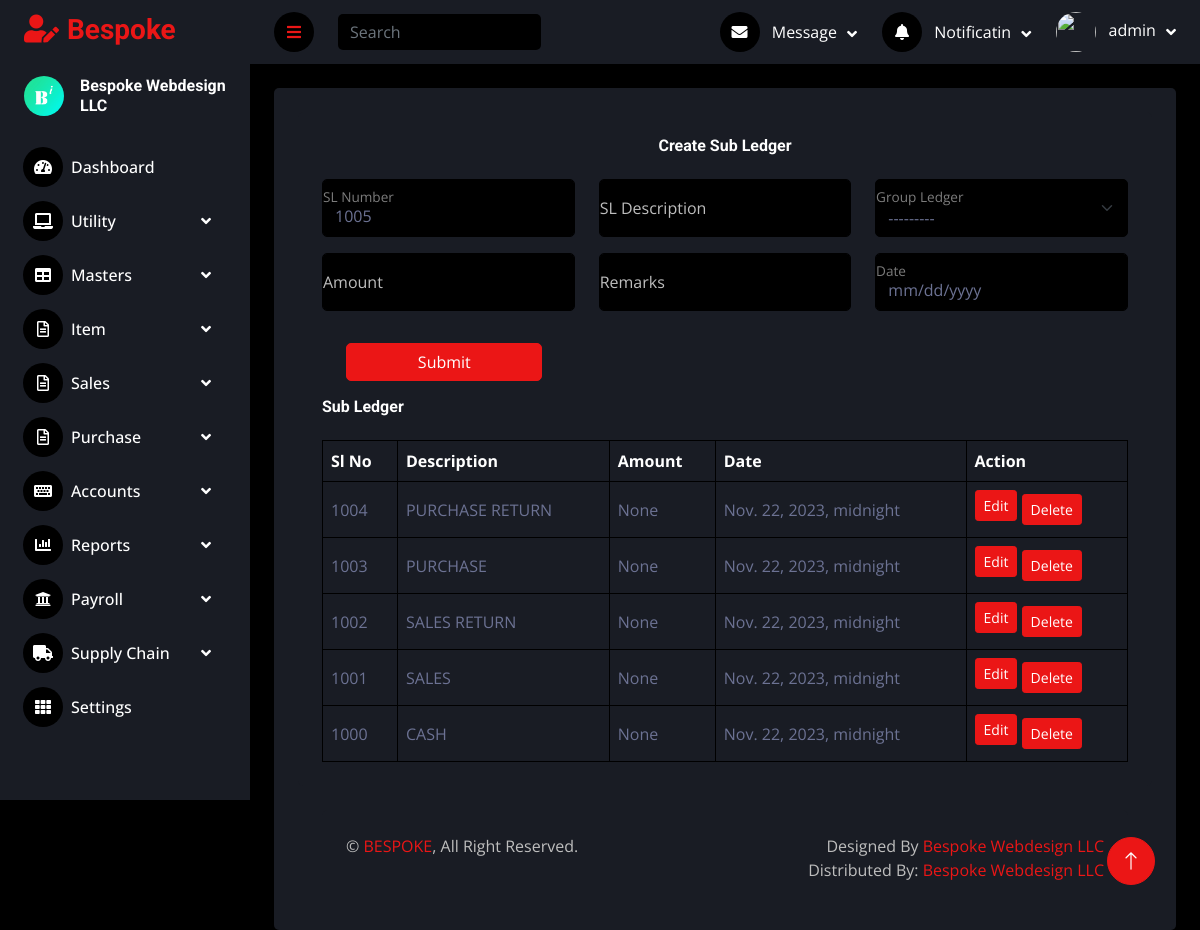
The app's page /accounting/sub_ledger/view_all (signed in) with its own data.
### company/models.py (models this page shows, shortened)
class Company(models.Model):
    name=models.CharField(max_length=70, null=False, blank=False)
    address=models.CharField(max_length=70, null=False, blank=False)
    phone=models.CharField(max_length=70, null=False, blank=False)
    trn_number=models.CharField(max_length=70, null=False, blank=False)
    letter_header = models.ImageField(null=True,blank=True)
    letter_footer = models.ImageField(null=True,blank=True)
    logo = models.ImageField(null=True,blank=True)

### accounting/models.py (models this page shows, shortened)
class SubLedger(models.Model):
    company=models.ForeignKey(Company,on_delete=models.PROTECT)
    user=models.ForeignKey(User,on_delete=models.PROTECT)
    group_ledger=models.ForeignKey(GroupLedger,on_delete=models.PROTECT)
    sl_no=models.IntegerField()
    sl_description=models.CharField(max_length=200)
    remark=models.CharField(max_length=200,blank=True,null=True)
    ob_amount=models.DecimalField(decimal_places=2, max_digits=15,blank=True,null=True)
    ob_date=models.DateTimeField() # auto_now_add=True
    created_time=models.DateTimeField(auto_now_add=True)

### accounting/views.py (the view, shortened to what this page needs)
# urls.py: path('sub_ledger/view_all', views.subLedger, name='sub_ledger_all'),
def subLedger(request):
    context={}
    company=getLoginCompany(request.user)
    sub_ledger = SubLedger.objects.filter(company=company).order_by('-id')
    slForm=SubLedgerForm
    context['slForm']=slForm
    context['sub_ledger']=sub_ledger
    context['sl_no'] = SubLedger.objects.aggregate(Max('sl_no'))['sl_no__max']
    if not context['sl_no']:
        context['sl_no'] = 1000
    else:
        context['sl_no'] += 1
    return render(request,'subLedger/index.html',context)

### accounting/models.py (called while the page is built)
    def __str__(self):
        return self.gl_description

### users/context_processors.py (called while the page is built)
def get_company(request):
    if request.user.is_authenticated:
        if LoginCompany.objects.filter(user=request.user).exists():
            if UserPermission.objects.filter(user=request.user).exists():
                login_company=LoginCompany.objects.get(user=request.user)
                user_details=UserPermission.objects.get(user=request.user)
                company=login_company.company
            else:
                company=None
                user_details=None
        else:
            company=None
            user_details=None
    else:
        company =None
        user_details=None
    return { 'company':company,'user_details':user_details}

### users/views.py (called while the page is built)
def getLoginCompany(user):
    loginCompany=LoginCompany.objects.get(user=user)
    return loginCompany.company

### accounting/templates/subLedger/index.html (shortened to what this page needs)
{% extends 'base.html' %}
{% load static %}
{% block content %}
<div class="container-fluid pt-4 px-4">
    <div class="bg-secondary text-center rounded p-4">
        <div class="col-sm-12 col-xl-12">
            <div class="bg-secondary rounded h-100 p-4">
                <h6 class="mb-4">Create Sub Ledger</h6>
                <form method="post">
                    <div class="row">
                        <div class="form-floating mb-3 col-md-4">
                            <input type="number" value="{{sl_no}}" class="form-control" placeholder="SL Number"
                                readonly>
                            <label for="floatingInput">SL Number</label>
                        </div>
                        <div class="form-floating mb-3 col-md-4">
                            {{slForm.sl_description}}
                            <label for="floatingInput">SL Description</label>
                        </div>
                        <div class="form-floating mb-3 col-md-4">
                            {{slForm.group_ledger}}
                            <label for="floatingInput">Group Ledger</label>
                        </div>
                        <div class="form-floating mb-3 col-md-4">
                            {{slForm.ob_amount}}
                            <label for="floatingInput">Amount</label>
                        </div>
                        <div class="form-floating mb-3 col-md-4">
                            {{slForm.remark}}
                            <label for="floatingInput">Remarks</label>
                        </div>
                        <div class="form-floating mb-3 col-md-4">
                            {{slForm.ob_date}}
                            <label for="floatingInput">Date</label>
                        </div>
                        <div class="row">
                            <div class="mb-3 mt-3 col-md-4">
                                <button type="submit" class="btn btn-primary full-width">Submit</button>
                            </div>
                        </div>
                    </div>
                </form>
                <div class="d-flex align-items-center justify-content-between mb-4">
                    <h6 class="mb-0">Sub Ledger</h6>
                </div>
                <div class="table-responsive">
                    <table class="table text-start align-middle table-bordered table-hover mb-0">
                        <thead>
                            <tr class="text-white">
                                <th scope="col">Sl No</th>
                                <th scope="col">Description</th>
                                <th scope="col">Amount</th>
                                <th scope="col">Date</th>
                                <th scope="col">Action</th>
                            </tr>
                        </thead>
                        <tbody>
                            {% if sub_ledger %}
                            {% for sl in sub_ledger %}
                            <tr>
                                <td>{{sl.sl_no}}</td>
                                <td>{{sl.sl_description}}</td>
                                <td>{{sl.ob_amount}}</td>
                                <td>{{sl.ob_date}}</td>
                                <td><a class="btn btn-sm btn-primary mr-2 mb-2"
                                    href="{% url 'accounting:sl_edit' pk=sl.pk %}">Edit</a>
                                    <a class="btn btn-sm btn-primary" href="{% url 'accounting:sl_delete' pk=sl.pk %}"
                                    onclick="return confirm('Are you sure you want to delete this SL?');">Delete</a>
                            </td>
                            </tr>
                            {% endfor %}
                            {% else %}
                            <tr>
                                <td colspan="9"><strong>Currently No Sub Ledgers Created..!</strong></td>
                            </tr>
                            {% endif %}
                        </tbody>
                    </table>
                </div>
            </div>
        </div>
        {% endblock %}

### templates/base.html (shortened to what this page needs)
{% load static %}
<!DOCTYPE html>
<html lang="en">
<head>
    <link href="{% static 'cdn/cdnjs.cloudflare.com/ajax/libs/font-awesome/5.10.0/css/all.min.css' %}" rel="stylesheet">
    <link href="{% static 'cdn/cdn.jsdelivr.net/npm/bootstrap-icons%401.4.1/font/bootstrap-icons.css' %}"
        rel="stylesheet">
    <link href="{% static 'lib/owlcarousel/assets/owl.carousel.min.css' %}" rel="stylesheet">
    <link href="{% static 'lib/tempusdominus/css/tempusdominus-bootstrap-4.min.css' %}" rel="stylesheet" />
    <link href="{% static 'css/bootstrap.min.css' %}" rel="stylesheet">
    <link href="{% static 'css/style.css' %}" rel="stylesheet">
    <link rel="stylesheet" href="{% static 'datatable/datatables.min.css' %}">
    <link rel="stylesheet" href="https://cdn.datatables.net/responsive/2.2.9/css/responsive.dataTables.min.css">
</head>
<body>
    <div class="container-fluid position-relative d-flex p-0">
        <div class="sidebar pe-4 pb-3">
            <nav class="navbar bg-secondary navbar-dark">
                <a href="{% url 'dashboard:index' %}" class="navbar-brand mx-4 mb-3">
                    <h3 class="text-primary"><i class="fa fa-user-edit me-2"></i>Bespoke</h3>
                </a>
                <div class="d-flex align-items-center ms-4 mb-4">
                    <div class="position-relative">
                        <img class="rounded-circle" src="{{company.logo.url}}" alt=""
                            style="width: 40px; height: 40px;">
                    </div>
                    <div class="ms-3">
                        <h6 class="mb-0">{{company.name}}</h6>
                    </div>
                </div>
                <div class="navbar-nav w-100">
                    <a href="{% url 'dashboard:index' %}"
                        {% if request.resolver_match.url_name == 'index' %}class="nav-item nav-link active"
                        {% else %}class="nav-item nav-link" {% endif %}><i
                            class="fa fa-tachometer-alt me-2"></i>Dashboard</a>
                    <div class="nav-item dropdown">
                        <a href="#" class="nav-link dropdown-toggle" data-bs-toggle="dropdown"><i
                                class="fa fa-laptop me-2"></i>Utility</a>
                    </div>
                    <div class="nav-item dropdown">
                        <a href="#" class="nav-link dropdown-toggle" data-bs-toggle="dropdown"><i
                                class="fa fa-table me-2"></i>Masters</a>
                    </div>
                    <div class="nav-item dropdown">
                        <a href="#" class="nav-link dropdown-toggle" data-bs-toggle="dropdown"><i
                                class="far fa-file-alt me-2"></i>Item</a>
                    </div>
                    <div class="nav-item dropdown">
                        <a href="#" class="nav-link dropdown-toggle" data-bs-toggle="dropdown"><i
                                class="far fa-file-alt me-2"></i>Sales</a>
                    </div>
                    <div class="nav-item dropdown">
                        <a href="#" class="nav-link dropdown-toggle" data-bs-toggle="dropdown"><i
                                class="far fa-file-alt me-2"></i>Purchase</a>
                    </div>
                    <div class="nav-item dropdown">
                        <a href="#" class="nav-link dropdown-toggle" data-bs-toggle="dropdown"><i
                                class="fa fa-keyboard me-2"></i>Accounts</a>
                    </div>
                    <div class="nav-item dropdown">
                        <a href="#" class="nav-link dropdown-toggle" data-bs-toggle="dropdown"><i
                                class="fa fa-chart-bar me-2"></i>Reports</a>
                    </div>
                    <div class="nav-item dropdown">
                        <a href="#" class="nav-link dropdown-toggle" data-bs-toggle="dropdown"><i
                                class="fa fa-university me-2"></i>Payroll</a>
                    </div>
                    <div class="nav-item dropdown">
                        <a href="#" class="nav-link dropdown-toggle" data-bs-toggle="dropdown"><i
                                class="fa fa-truck me-2"></i>Supply Chain</a>
                    </div>
                    <a href="widget.html" class="nav-item nav-link"><i class="fa fa-th me-2"></i>Settings</a>
                </div>
            </nav>
        </div>
        <div class="content">
            <nav class="navbar navbar-expand bg-secondary navbar-dark sticky-top px-4 py-0">
                <a href="#" class="sidebar-toggler flex-shrink-0">
                    <i class="fa fa-bars"></i>
                </a>
                <form class="d-none d-md-flex ms-4">
                    <input class="form-control bg-dark border-0" type="search" placeholder="Search">
                </form>
                <div class="navbar-nav align-items-center ms-auto">
                    <div class="nav-item dropdown">
                        <a href="#" class="nav-link dropdown-toggle" data-bs-toggle="dropdown">
                            <i class="fa fa-envelope me-lg-2"></i>
                            <span class="d-none d-lg-inline-flex">Message</span>
                        </a>
                    </div>
                    <div class="nav-item dropdown">
                        <a href="#" class="nav-link dropdown-toggle" data-bs-toggle="dropdown">
                            <i class="fa fa-bell me-lg-2"></i>
                            <span class="d-none d-lg-inline-flex">Notificatin</span>
                        </a>
                    </div>
                    <div class="nav-item dropdown">
                        <a href="#" class="nav-link dropdown-toggle" data-bs-toggle="dropdown">
                            <img class="rounded-circle me-lg-2" src="{{avatar.url}}" alt=""
                                style="width: 40px; height: 40px;">
                            <span class="d-none d-lg-inline-flex">{{user.username}}</span>
                        </a>
                    </div>
                </div>
            </nav>
            {% block content%}
            {% endblock %}
            <div class="container-fluid pt-4 px-4">
                <div class="bg-secondary rounded-top p-4">
                    <div class="row">
                        <div class="col-12 col-sm-6 text-center text-sm-start">
                            &copy; <a href="#">BESPOKE</a>, All Right Reserved.
                        </div>
                        <div class="col-12 col-sm-6 text-center text-sm-end">
                            Designed By <a href="https://bespokewebdesignllc.com/">Bespoke Webdesign LLC</a>
                            <br>Distributed By: <a href="https://bespokewebdesignllc.com/" target="_blank">Bespoke
                                Webdesign LLC</a>
                        </div>
                    </div>
                </div>
            </div>
        </div>
        <a href="#" class="btn btn-lg btn-primary btn-lg-square back-to-top"><i class="bi bi-arrow-up"></i></a>
    </div>
</body>
</html>

### static/css/style.css (style rules this page uses)
:root { --primary: #EB1616; --secondary: #191C24; --light: #ffffff; --dark: #000000; }
.full-width { width:80%; }
.back-to-top { position: fixed; display: none; right: 45px; bottom: 45px; z-index: 99; }
.btn { transition: .5s; }
.btn-lg-square { width: 48px; height: 48px; }
.btn-square, .btn-sm-square, .btn-lg-square { padding: 0; display: inline-flex; align-items: center; justify-content: center; font-weight: normal; border-radius: 50px; }
.sidebar { position: fixed; top: 0; left: 0; bottom: 0; width: 250px; height: 100vh; overflow-y: auto; background: var(--secondary); transition: 0.5s; z-index: 999; }
.content { margin-left: 250px; min-height: 100vh; background: var(--dark); transition: 0.5s; }
.form-control:read-only { background-color: #000000; }
@media (min-width: 992px) { .sidebar { margin-left: 0; } }
@media (min-width: 992px) { .content { width: calc(100% - 250px); } }
.sidebar .navbar .navbar-nav .nav-link { padding: 7px 20px; color: var(--light); font-weight: 500; border-left: 3px solid var(--secondary); border-radius: 0 30px 30px 0; outline: none; }
.sidebar .navbar .navbar-nav .nav-link i { width: 40px; height: 40px; display: inline-flex; align-items: center; justify-content: center; background: var(--dark); border-radius: 40px; }
.sidebar .navbar .dropdown-toggle::after { position: absolute; top: 15px; right: 15px; border: none; content: "\f107"; font-family: "Font Awesome 5 Free"; font-weight: 900; transition: .5s; }
.content .navbar .navbar-nav .nav-link { margin-left: 25px; padding: 12px 0; color: var(--light); outline: none; }
.content .navbar .sidebar-toggler, .content .navbar .navbar-nav .nav-link i { width: 40px; height: 40px; display: inline-flex; align-items: center; justify-content: center; background: var(--dark); border-radius: 40px; }
.content .navbar .dropdown-toggle::after { margin-left: 6px; vertical-align: middle; border: none; content: "\f107"; font-family: "Font Awesome 5 Free"; font-weight: 900; transition: .5s; }

### records on screen
Company: logo (picture), name "Bespoke Webdesign LLC"
SubLedger: sl_no "1004", sl_description "PURCHASE RETURN", ob_amount "None", ob_date "Nov. 22, 2023, midnight"
SubLedger: sl_no "1003", sl_description "PURCHASE", ob_amount "None", ob_date "Nov. 22, 2023, midnight"
SubLedger: sl_no "1002", sl_description "SALES RETURN", ob_amount "None", ob_date "Nov. 22, 2023, midnight"
SubLedger: sl_no "1001", sl_description "SALES", ob_amount "None", ob_date "Nov. 22, 2023, midnight"
SubLedger: sl_no "1000", sl_description "CASH", ob_amount "None", ob_date "Nov. 22, 2023, midnight"

### other values on screen
{{ user.username }} "admin"
